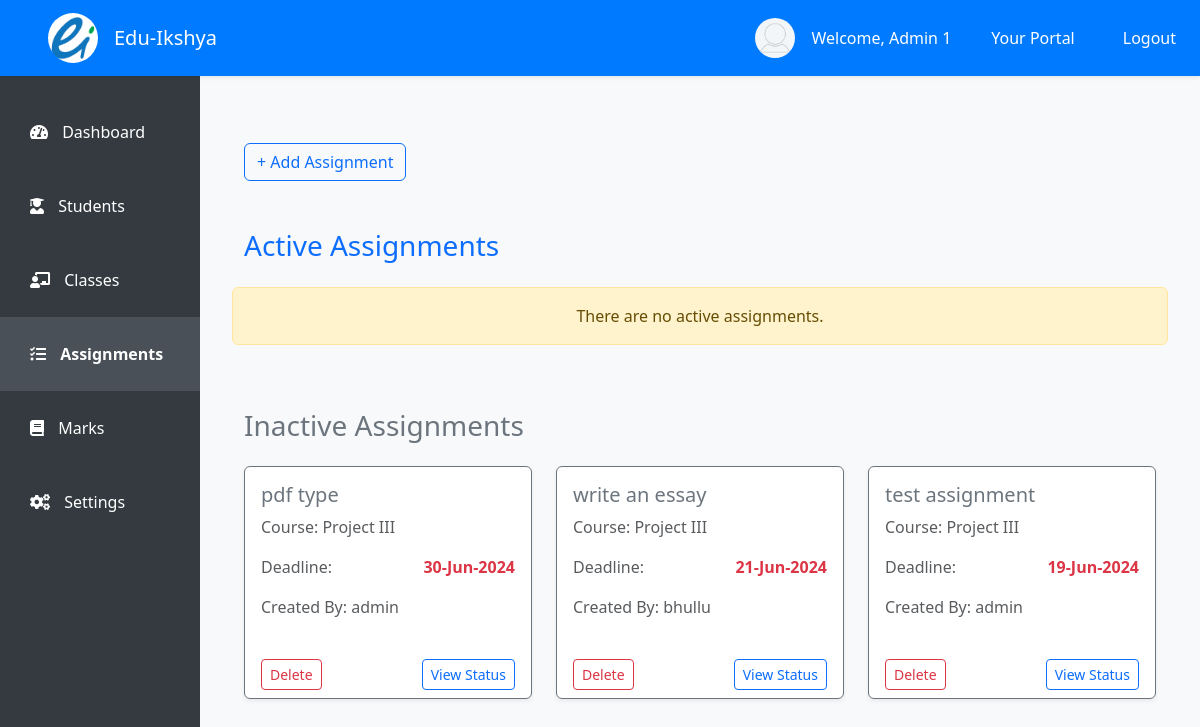
Page /staff/assignments/1/ (signed in) on the earlier database version.
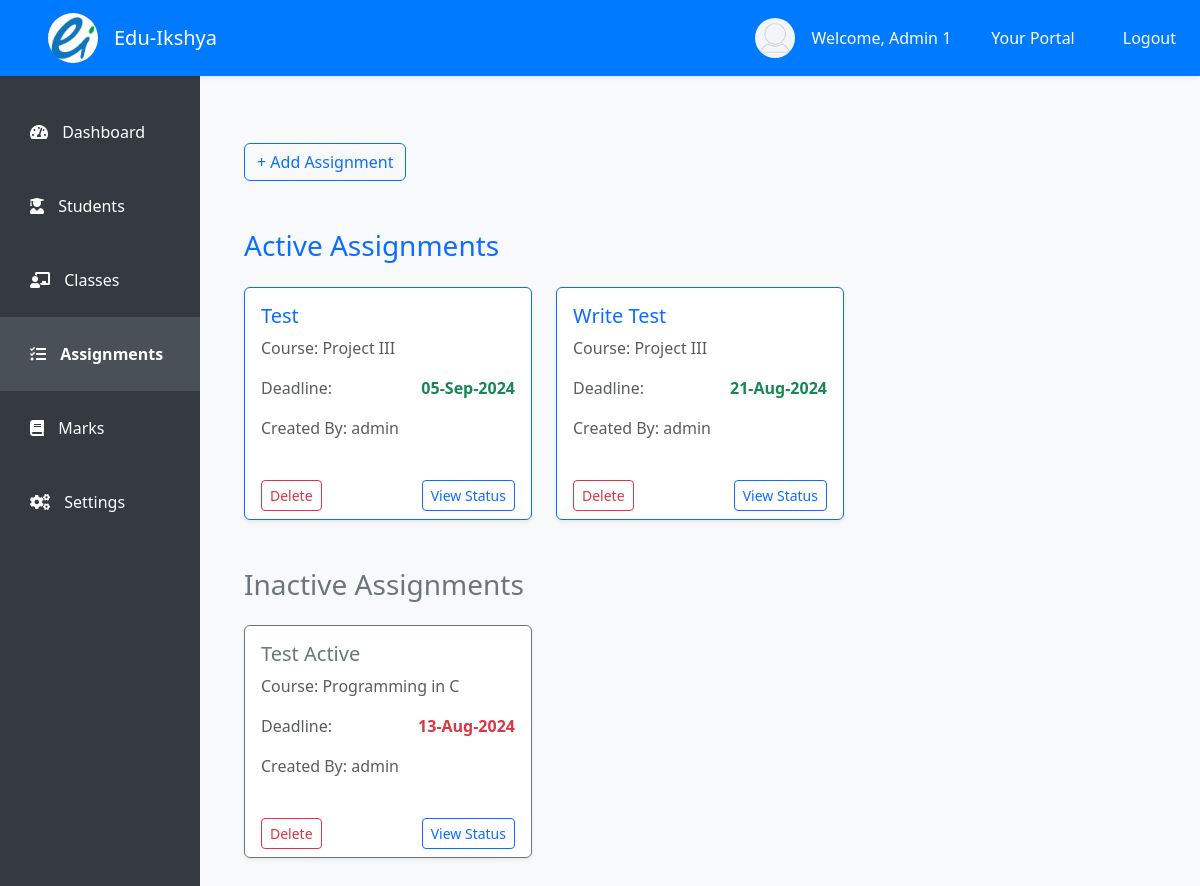
Same page on the later database version.
### student/models.py (models this page shows, shortened)
class User(AbstractUser):
    user_id = models.CharField(max_length=15, unique=True, editable=False)
    address = models.CharField(max_length=150, null=True, blank=False)
    contact_number = models.CharField(max_length=20, blank=True, null=True)
    date_of_birth = models.DateField(null=True, blank=True)
    gender = models.CharField(max_length=1, choices=[('M', 'Male'), ('F', 'Female'), ('O', 'Other')])
    is_staff = models.BooleanField(default=False)
    is_student = models.BooleanField(default=False)
    def __str__(self):
        return self.username

class Assignment(models.Model):
    ACCEPTED_FILE_TYPES = [
        ('text', 'Text File'),
        ('pdf', 'PDF File'),
    ]
    title = models.CharField(max_length=255)
    description = models.TextField(null=True, blank=True)
    deadline = models.DateTimeField()
    worth = models.IntegerField()
    research_links = models.JSONField(blank=True, null=True)  # This field can store a list of URLs
    accepted_file_type = models.CharField(max_length=10, choices=ACCEPTED_FILE_TYPES)
    assigned_class = models.ForeignKey(ProgramCourse, on_delete=models.CASCADE, related_name='assignments')
    created_by = models.ForeignKey(User, null=True, on_delete=models.CASCADE)

class ProgramCourse(models.Model):
    program = models.ForeignKey(Program, on_delete=models.CASCADE)
    course = models.ForeignKey(Course, on_delete=models.CASCADE)
    semester = models.ForeignKey(Semester, on_delete=models.CASCADE)
    teacher = models.ForeignKey(User, on_delete=models.RESTRICT)
    def __str__(self):
        return f"{self.program.program_name} - {self.course.course_name}"

class Course(models.Model):
    course_id = models.CharField(max_length=15, unique=True)
    course_name = models.CharField(max_length=150)
    def __str__(self):
        return self.course_name

### student/views.py (the view)
# urls.py: path('staff/assignments/<pk>/', views.assignments, name='assignments'),
@login_required
def assignments(request, pk):
    teacher = get_object_or_404(User, pk=pk)
    if teacher != request.user:
        return HttpResponseForbidden("You are not authorized!")
    program_courses = ProgramCourse.objects.filter(teacher=teacher)
    assignments = Assignment.objects.filter(assigned_class__teacher=teacher, deadline__gte=datetime.now())
    inactive_assignments = Assignment.objects.filter(
        assigned_class__in=program_courses,
        deadline__lte=datetime.now()
    ).order_by('-deadline')
    if request.method == 'POST':
        form = AssignmentForm(request.POST, teacher=teacher)
        if form.is_valid():
            assignment = form.save(commit=False)
            assignment.assigned_class = form.cleaned_data['assigned_class']
            assignment.created_by = request.user
            assignment.save()
            return redirect('students:assignments', pk=teacher.pk)
    else:
        form = AssignmentForm(teacher=teacher)
    return render(request, 'staff/assignment.html', {
        'teacher': teacher,
        'program_courses': program_courses,
        'form': form,
        'assignments': assignments,
        'inactive_assignments': inactive_assignments
    })

### templates/staff/assignment.html (shortened to what this page needs)
<!DOCTYPE html>
{% extends 'staff/index.html' %}
{% load static %}
{% block assignment %}
<div class="container my-5">
    <div class="d-flex justify-content-between align-items-center mb-4">
        <button type="button" class="btn btn-outline-primary" data-bs-toggle="modal" data-bs-target="#addAssignmentModal">
            + Add Assignment
        </button>
    </div>
    <div class="mt-5">
        <h3 class="text-primary mb-4">Active Assignments</h3>
        <div class="row g-4">
            {% if assignments %}
                {% for assignment in assignments %}
                <div class="col-md-6 col-lg-4">
                    <div class="card h-100 shadow-sm border-primary">
                        <div class="card-body">
                            <h5 class="card-title text-primary">{{ assignment.title }}</h5>
                            <p class="card-text text-muted">Course: {{ assignment.assigned_class.course }}</p>
                            <div class="d-flex justify-content-between mb-3">
                                <p class="text-muted mb-0">Deadline:</p>
                                <p class="fw-bold text-success mb-0">{{ assignment.deadline|date:"d-M-Y" }}</p>
                            </div>
                            <p class="text-muted">Created By: {{ assignment.created_by }}</p>
                        </div>
                        <div class="card-footer bg-transparent border-0 d-flex justify-content-between">
                            <a class="btn btn-sm btn-outline-danger" href="{% url 'students:delete_assignment' pk=assignment.pk %}">Delete</a>
                            <a class="btn btn-sm btn-outline-primary" href="{% url 'students:submission_view' pk=assignment.pk %}">View Status</a>
                        </div>
                    </div>
                </div>
                {% endfor %}
            {% else %}
                <div class="alert alert-warning text-center" role="alert">
                    There are no active assignments.
                </div>
            {% endif %}
        </div>
    </div>
    <div class="mt-5">
        <h3 class="text-secondary mb-4">Inactive Assignments</h3>
        <div class="row g-4">
            {% if inactive_assignments %}
                {% for assignment in inactive_assignments %}
                <div class="col-md-6 col-lg-4">
                    <div class="card h-100 shadow-sm border-secondary">
                        <div class="card-body">
                            <h5 class="card-title text-secondary">{{ assignment.title }}</h5>
                            <p class="card-text text-muted">Course: {{ assignment.assigned_class.course }}</p>
                            <div class="d-flex justify-content-between mb-3">
                                <p class="text-muted mb-0">Deadline:</p>
                                <p class="fw-bold text-danger mb-0">{{ assignment.deadline|date:"d-M-Y" }}</p>
                            </div>
                            <p class="text-muted">Created By: {{ assignment.created_by }}</p>
                        </div>
                        <div class="card-footer bg-transparent border-0 d-flex justify-content-between">
                            <a class="btn btn-sm btn-outline-danger" href="{% url 'students:delete_assignment' pk=assignment.pk %}">Delete</a>
                            <a class="btn btn-sm btn-outline-primary" href="{% url 'students:submission_view' pk=assignment.pk %}">View Status</a>
                        </div>
                    </div>
                </div>
                {% endfor %}
            {% else %}
                <div class="alert alert-secondary text-center" role="alert">
                    There are no inactive assignments.
                </div>
            {% endif %}
        </div>
    </div>
</div>
{% endblock %}

### templates/staff/index.html (shortened to what this page needs)
<!DOCTYPE html>
{% load static %}
<html lang="en">
<head>
    <link href="https://cdn.jsdelivr.net/npm/bootstrap@5.3.3/dist/css/bootstrap.min.css" rel="stylesheet">
    <link rel="stylesheet" href="https://cdnjs.cloudflare.com/ajax/libs/font-awesome/5.15.4/css/all.min.css">
</head>
<body>
    <nav class="navbar navbar-expand-lg top-navbar shadow-sm">
        <a class="navbar-brand d-flex mx-5 align-items-center" href="{% url 'students:staff_dashboard' pk=user.pk %}">
            <img class="rounded-circle" src="{% static 'images/logo/eduikshya-logo.png' %}" alt="Edu-Ikshya Logo"
                width="50" height="50">
            <span class="ms-3 text-white">Edu-Ikshya</span>
        </a>
        <div class="collapse navbar-collapse justify-content-end" id="navbarNav">
            {% if user.is_authenticated %}
            <ul class="navbar-nav ms-auto d-none d-lg-flex align-items-center">
                <li class="nav-item mx-3">
                    <div class="d-flex align-items-center">
                        <div class="profile-pic">
                            <img src="{% static 'images/profile/images.png' %}">
                        </div>
                        <p class="text-white mb-0">Welcome, {{ user.first_name }}</p>
                    </div>
                </li>
                {% if user.is_superuser %}
                <li class="nav-item mx-3">
                    <a class="nav-link text-white" href="{% url 'admin:index' %}">Your Portal</a>
                </li>
                {% endif %}
                <li class="nav-item mx-3">
                    <a class="nav-link text-white" href="{% url 'students:logout' %}">Logout</a>
                </li>
            </ul>
            {% endif %}
        </div>
    </nav>
    <div class="side-navbar d-none d-lg-flex">
        <nav class="nav flex-column w-100">
            <a class="nav-link {% if request.resolver_match.url_name == 'staff_dashboard' %}active{% endif %}"
                href="{% url 'students:staff_dashboard' pk=user.pk %}">
                <i class="fas fa-tachometer-alt"></i> <span>Dashboard</span>
            </a>
            <a class="nav-link {% if request.resolver_match.url_name == 'student_lists' %}active{% endif %}"
                href="{% url 'students:student_lists' pk=user.pk %}">
                <i class="fas fa-user-graduate"></i> <span>Students</span>
            </a>
            <a class="nav-link {% if request.resolver_match.url_name == 'classes_view' %}active{% endif %}"
                href="{% url 'students:classes_view' pk=user.pk %}">
                <i class="fas fa-chalkboard-teacher"></i> <span>Classes</span>
            </a>
            <a class="nav-link {% if request.resolver_match.url_name == 'assignments' %}active{% endif %}"
                href="{% url 'students:assignments' pk=user.pk %}">
                <i class="fas fa-tasks"></i> <span>Assignments</span>
            </a>
            <a class="nav-link {% if request.resolver_match.url_name == 'marks_dashboard' %}active{% endif %}"
                href="{% url 'students:marks_dashboard' pk=user.pk %}">
                <i class="fas fa-book"></i> <span>Marks</span>
            </a>
            <div class="mt-auto">
                <a class="nav-link" href="#">
                    <i class="fas fa-cogs"></i> <span>Settings</span>
                </a>
            </div>
        </nav>
    </div>
    <div class="content">
        <div class="container">
            {% block assignment %}
            {% endblock %}
        </div>
    </div>
</body>
</html>

### templates/staff/index.html (style rules this page uses)
body { display: flex; }
.top-navbar { position: fixed; top: 0; width: 100%; z-index: 1030; background-color: #007bff; }
.side-navbar { position: fixed; top: 75px; bottom: 0; width: 200px; padding-top: 20px; background-color: #343a40; display: flex; flex-direction: column; }
.side-navbar .nav-link { padding: 25px 30px; }
.content { margin-top: 75px; margin-left: 200px; padding: 20px; width: calc(100% - 200px); background-color: #f8f9fa; }
.profile-pic { width: 40px; height: 40px; border-radius: 50%; overflow: hidden; margin-right: 1rem; }
.profile-pic img { width: 100%; height: auto; }
.nav-link { color: white; }
.side-navbar .nav-link.active { background-color: #495057; font-weight: bold; }
.side-navbar .nav-link span { margin-left: 10px; }
.content { background-color: #f8f9fa; min-height: 100vh; }

Differences in the rows shown:
removed Assignment: title "pdf type", assigned_class.course "Project III", deadline "30-Jun-2024", created_by "admin", shown under "Inactive Assignments"
removed Assignment: title "write an essay", assigned_class.course "Project III", deadline "21-Jun-2024", created_by "bhullu", shown under "Inactive Assignments"
removed Assignment: title "test assignment", assigned_class.course "Project III", deadline "19-Jun-2024", created_by "admin", shown under "Inactive Assignments"
added Assignment: title "Test", assigned_class.course "Project III", deadline "05-Sep-2024", created_by "admin", shown under "Active Assignments"
added Assignment: title "Write Test", assigned_class.course "Project III", deadline "21-Aug-2024", created_by "admin", shown under "Active Assignments"
added Assignment: title "Test Active", assigned_class.course "Programming in C", deadline "13-Aug-2024", created_by "admin", shown under "Inactive Assignments"
Other differences:
text no longer shown: "There are no active assignments."
